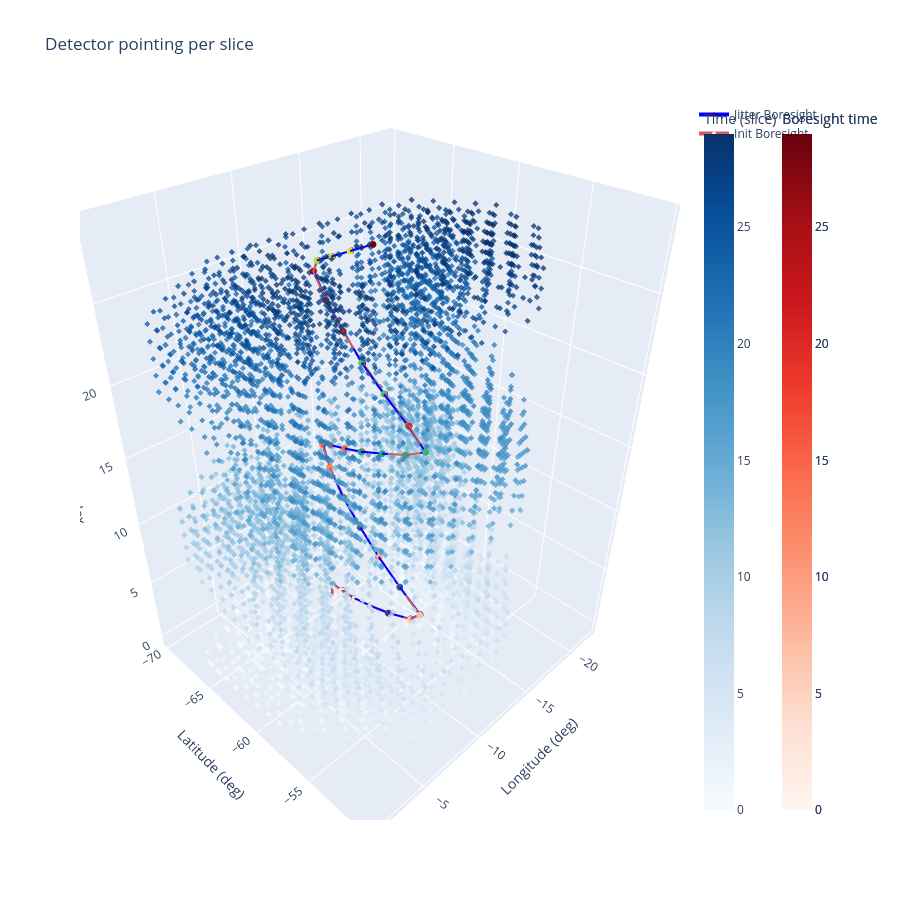

The notebook cell this image was saved under:
### Code cell
n_slices = 30
step_size = 20
boresight_coords = np.zeros((n_slices, 3))
init_boresight_coords = np.zeros((n_slices, 3))
 
fig = go.Figure()
# 3D figure made with the help of Claude AI
for i in range(n_slices):
    slc = slice(100 + step_size * i, 200 + step_size * i, step_size)

    ob_fp = ob.telescope.focalplane

    bquat = np.array(ob.shared[defaults.boresight_radec].data[slc, :])
    qbang = np.zeros((3, bquat.shape[0]), dtype=np.float64)
    qbang[0], qbang[1], qbang[2] = qa.to_lonlat_angles(bquat)
    qbang[0] *= 180.0 / np.pi
    qbang[1] *= 180.0 / np.pi

    boresight_coords[i] = np.array([qbang[0][0], qbang[1][0], i], dtype=float)

    bquat = np.array(init_boreradec[slc, :])
    qbang = np.zeros((3, bquat.shape[0]), dtype=np.float64)
    qbang[0], qbang[1], qbang[2] = qa.to_lonlat_angles(bquat)
    qbang[0] *= 180.0 / np.pi
    qbang[1] *= 180.0 / np.pi

    init_boresight_coords[i] = np.array([qbang[0][0], qbang[1][0], i], dtype=float)


    # Take only the first index
    all_dets = ob.local_detectors
    dets_quats = np.array([ob.detdata["quats_radec"][d][0, :] for d in all_dets])
    det_lon, det_lat, det_psi = qa.to_lonlat_angles(dets_quats)
    det_coords = np.column_stack((det_lon, det_lat))
    # Assume the mid lon/lat is the average of the min and max
    center_coord = (
        np.mean((np.max(det_lon), np.min(det_lon))),
        np.mean((np.max(det_lat), np.min(det_lat))),
    )
    det_radii = calc_radius(det_coords, center_coord)
    max_dist = np.max(det_radii)

    dets = np.array(ob.local_detectors)
    far_dets = dets[det_radii > 0.5 * max_dist]

    qdet = np.array([ob.detdata["quats_radec"][d][slc, :] for d in far_dets])

    n_qdet = len(qdet)
    n_samp = len(qdet[0])
    qdang = np.zeros((n_qdet, 3, n_samp), dtype=np.float64)
    for det in range(n_qdet):
        qdang[det, 0], qdang[det, 1], qdang[det, 2] = qa.to_lonlat_angles(qdet[det])
        qdang[det, 0] *= 180.0 / np.pi
        qdang[det, 1] *= 180.0 / np.pi


    # flatten all far-detectors' points for this slice into a single trace
    xs = qdang[:, 0, :].ravel()
    ys = qdang[:, 1, :].ravel()
    zs = np.full_like(xs, i)

    fig.add_trace(
        go.Scatter3d(
            x=xs,
            y=ys,
            z=zs,
            mode="markers",
            marker=dict(
                size=2,
                symbol='diamond',
                opacity=0.5,
                color=zs,  # color by time (slice index)
                colorscale="Blues",
                cmin=0,
                cmax=n_slices - 1,
                showscale=(i == 0),  # only draw one colorbar, not one per slice
                colorbar=dict(title="Time (slice)", x=1.02) if i == 0 else None,
            ),
            name=f"slice {i}",
            showlegend=False,
        )
    )

bore_x, bore_y, bore_z = boresight_coords[:, 0], boresight_coords[:, 1], boresight_coords[:, 2]
fig.add_trace(
    go.Scatter3d(
        x=bore_x,
        y=bore_y,
        z=bore_z,
        mode="lines+markers",
        line=dict(color="blue", width=4),  # line itself can't take a colorscale
        marker=dict(
            size=4,
            color=bore_z,  # color by time (slice index)
            colorscale="viridis",
            cmin=0,
            cmax=n_slices - 1,
            showscale=True,
            colorbar=dict(title="Boresight time", x=1.15),
        ),
        name="Jitter Boresight",
    )
)

init_bore_x, init_bore_y, init_bore_z = init_boresight_coords[:, 0], init_boresight_coords[:, 1], init_boresight_coords[:, 2]
fig.add_trace(
    go.Scatter3d(
        x=init_bore_x,
        y=init_bore_y,
        z=init_bore_z,
        mode="lines+markers",
        line=dict(color="indianred", width=4),  # line itself can't take a colorscale
        marker=dict(
            size=4,
            color=init_bore_z,  # color by time (slice index)
            colorscale="Reds",
            cmin=0,
            cmax=n_slices - 1,
            showscale=True,
            colorbar=dict(title="Boresight time", x=1.15),
        ),
        name="Init Boresight",
    )
)

fig.update_layout(
    scene=dict(
        xaxis_title="Longitude (deg)",
        yaxis_title="Latitude (deg)",
        zaxis_title="Slice index",
    ),
    width=900,
    height=900,
    title="Detector pointing per slice",
)

fig.write_html("boresight_plot.html")
fig.show()

### Figure 1 — Plotly figure (JSON) as saved in the notebook; plotly's stock layout.template omitted (floating-point values rounded to 4 significant figures; data arrays with more than 128 entries replaced by an {"elided": "..."} marker saying what was removed)
{"data": [{"marker": {"cmax": 29, "cmin": 0, "color": {"elided": "450 float values"}, "colorbar": {"title": {"text": "Time (slice)"}, "x": 1.02}, "colorscale": [[0, "rgb(247,251,255)"], [0.125, "rgb(222,235,247)"], [0.25, "rgb(198,219,239)"], [0.375, "rgb(158,202,225)"], [0.5, "rgb(107,174,214)"], [0.625, "rgb(66,146,198)"], [0.75, "rgb(33,113,181)"], [0.875, "rgb(8,81,156)"], [1, "rgb(8,48,107)"]], "opacity": 0.5, "showscale": true, "size": 2, "symbol": "diamond"}, "mode": "markers", "name": "slice 0", "showlegend": false, "type": "scatter3d", "x": {"elided": "450 float values"}, "y": {"elided": "450 float values"}, "z": {"elided": "450 float values"}}, {"marker": {"cmax": 29, "cmin": 0, "color": {"elided": "450 float values"}, "colorscale": [[0, "rgb(247,251,255)"], [0.125, "rgb(222,235,247)"], [0.25, "rgb(198,219,239)"], [0.375, "rgb(158,202,225)"], [0.5, "rgb(107,174,214)"], [0.625, "rgb(66,146,198)"], [0.75, "rgb(33,113,181)"], [0.875, "rgb(8,81,156)"], [1, "rgb(8,48,107)"]], "opacity": 0.5, "showscale": false, "size": 2, "symbol": "diamond"}, "mode": "markers", "name": "slice 1", "showlegend": false, "type": "scatter3d", "x": {"elided": "450 float values"}, "y": {"elided": "450 float values"}, "z": {"elided": "450 float values"}}, {"marker": {"cmax": 29, "cmin": 0, "color": {"elided": "450 float values"}, "colorscale": [[0, "rgb(247,251,255)"], [0.125, "rgb(222,235,247)"], [0.25, "rgb(198,219,239)"], [0.375, "rgb(158,202,225)"], [0.5, "rgb(107,174,214)"], [0.625, "rgb(66,146,198)"], [0.75, "rgb(33,113,181)"], [0.875, "rgb(8,81,156)"], [1, "rgb(8,48,107)"]], "opacity": 0.5, "showscale": false, "size": 2, "symbol": "diamond"}, "mode": "markers", "name": "slice 2", "showlegend": false, "type": "scatter3d", "x": {"elided": "450 float values"}, "y": {"elided": "450 float values"}, "z": {"elided": "450 float values"}}, {"marker": {"cmax": 29, "cmin": 0, "color": {"elided": "450 float values"}, "colorscale": [[0, "rgb(247,251,255)"], [0.125, "rgb(222,235,247)"], [0.25, "rgb(198,219,239)"], [0.375, "rgb(158,202,225)"], [0.5, "rgb(107,174,214)"], [0.625, "rgb(66,146,198)"], [0.75, "rgb(33,113,181)"], [0.875, "rgb(8,81,156)"], [1, "rgb(8,48,107)"]], "opacity": 0.5, "showscale": false, "size": 2, "symbol": "diamond"}, "mode": "markers", "name": "slice 3", "showlegend": false, "type": "scatter3d", "x": {"elided": "450 float values"}, "y": {"elided": "450 float values"}, "z": {"elided": "450 float values"}}, {"marker": {"cmax": 29, "cmin": 0, "color": {"elided": "450 float values"}, "colorscale": [[0, "rgb(247,251,255)"], [0.125, "rgb(222,235,247)"], [0.25, "rgb(198,219,239)"], [0.375, "rgb(158,202,225)"], [0.5, "rgb(107,174,214)"], [0.625, "rgb(66,146,198)"], [0.75, "rgb(33,113,181)"], [0.875, "rgb(8,81,156)"], [1, "rgb(8,48,107)"]], "opacity": 0.5, "showscale": false, "size": 2, "symbol": "diamond"}, "mode": "markers", "name": "slice 4", "showlegend": false, "type": "scatter3d", "x": {"elided": "450 float values"}, "y": {"elided": "450 float values"}, "z": {"elided": "450 float values"}}, {"marker": {"cmax": 29, "cmin": 0, "color": {"elided": "450 float values"}, "colorscale": [[0, "rgb(247,251,255)"], [0.125, "rgb(222,235,247)"], [0.25, "rgb(198,219,239)"], [0.375, "rgb(158,202,225)"], [0.5, "rgb(107,174,214)"], [0.625, "rgb(66,146,198)"], [0.75, "rgb(33,113,181)"], [0.875, "rgb(8,81,156)"], [1, "rgb(8,48,107)"]], "opacity": 0.5, "showscale": false, "size": 2, "symbol": "diamond"}, "mode": "markers", "name": "slice 5", "showlegend": false, "type": "scatter3d", "x": {"elided": "450 float values"}, "y": {"elided": "450 float values"}, "z": {"elided": "450 float values"}}, {"marker": {"cmax": 29, "cmin": 0, "color": {"elided": "450 float values"}, "colorscale": [[0, "rgb(247,251,255)"], [0.125, "rgb(222,235,247)"], [0.25, "rgb(198,219,239)"], [0.375, "rgb(158,202,225)"], [0.5, "rgb(107,174,214)"], [0.625, "rgb(66,146,198)"], [0.75, "rgb(33,113,181)"], [0.875, "rgb(8,81,156)"], [1, "rgb(8,48,107)"]], "opacity": 0.5, "showscale": false, "size": 2, "symbol": "diamond"}, "mode": "markers", "name": "slice 6", "showlegend": false, "type": "scatter3d", "x": {"elided": "450 float values"}, "y": {"elided": "450 float values"}, "z": {"elided": "450 float values"}}, {"marker": {"cmax": 29, "cmin": 0, "color": {"elided": "450 float values"}, "colorscale": [[0, "rgb(247,251,255)"], [0.125, "rgb(222,235,247)"], [0.25, "rgb(198,219,239)"], [0.375, "rgb(158,202,225)"], [0.5, "rgb(107,174,214)"], [0.625, "rgb(66,146,198)"], [0.75, "rgb(33,113,181)"], [0.875, "rgb(8,81,156)"], [1, "rgb(8,48,107)"]], "opacity": 0.5, "showscale": false, "size": 2, "symbol": "diamond"}, "mode": "markers", "name": "slice 7", "showlegend": false, "type": "scatter3d", "x": {"elided": "450 float values"}, "y": {"elided": "450 float values"}, "z": {"elided": "450 float values"}}, {"marker": {"cmax": 29, "cmin": 0, "color": {"elided": "450 float values"}, "colorscale": [[0, "rgb(247,251,255)"], [0.125, "rgb(222,235,247)"], [0.25, "rgb(198,219,239)"], [0.375, "rgb(158,202,225)"], [0.5, "rgb(107,174,214)"], [0.625, "rgb(66,146,198)"], [0.75, "rgb(33,113,181)"], [0.875, "rgb(8,81,156)"], [1, "rgb(8,48,107)"]], "opacity": 0.5, "showscale": false, "size": 2, "symbol": "diamond"}, "mode": "markers", "name": "slice 8", "showlegend": false, "type": "scatter3d", "x": {"elided": "450 float values"}, "y": {"elided": "450 float values"}, "z": {"elided": "450 float values"}}, {"marker": {"cmax": 29, "cmin": 0, "color": {"elided": "450 float values"}, "colorscale": [[0, "rgb(247,251,255)"], [0.125, "rgb(222,235,247)"], [0.25, "rgb(198,219,239)"], [0.375, "rgb(158,202,225)"], [0.5, "rgb(107,174,214)"], [0.625, "rgb(66,146,198)"], [0.75, "rgb(33,113,181)"], [0.875, "rgb(8,81,156)"], [1, "rgb(8,48,107)"]], "opacity": 0.5, "showscale": false, "size": 2, "symbol": "diamond"}, "mode": "markers", "name": "slice 9", "showlegend": false, "type": "scatter3d", "x": {"elided": "450 float values"}, "y": {"elided": "450 float values"}, "z": {"elided": "450 float values"}}, {"marker": {"cmax": 29, "cmin": 0, "color": {"elided": "450 float values"}, "colorscale": [[0, "rgb(247,251,255)"], [0.125, "rgb(222,235,247)"], [0.25, "rgb(198,219,239)"], [0.375, "rgb(158,202,225)"], [0.5, "rgb(107,174,214)"], [0.625, "rgb(66,146,198)"], [0.75, "rgb(33,113,181)"], [0.875, "rgb(8,81,156)"], [1, "rgb(8,48,107)"]], "opacity": 0.5, "showscale": false, "size": 2, "symbol": "diamond"}, "mode": "markers", "name": "slice 10", "showlegend": false, "type": "scatter3d", "x": {"elided": "450 float values"}, "y": {"elided": "450 float values"}, "z": {"elided": "450 float values"}}, {"marker": {"cmax": 29, "cmin": 0, "color": {"elided": "450 float values"}, "colorscale": [[0, "rgb(247,251,255)"], [0.125, "rgb(222,235,247)"], [0.25, "rgb(198,219,239)"], [0.375, "rgb(158,202,225)"], [0.5, "rgb(107,174,214)"], [0.625, "rgb(66,146,198)"], [0.75, "rgb(33,113,181)"], [0.875, "rgb(8,81,156)"], [1, "rgb(8,48,107)"]], "opacity": 0.5, "showscale": false, "size": 2, "symbol": "diamond"}, "mode": "markers", "name": "slice 11", "showlegend": false, "type": "scatter3d", "x": {"elided": "450 float values"}, "y": {"elided": "450 float values"}, "z": {"elided": "450 float values"}}, {"marker": {"cmax": 29, "cmin": 0, "color": {"elided": "450 float values"}, "colorscale": [[0, "rgb(247,251,255)"], [0.125, "rgb(222,235,247)"], [0.25, "rgb(198,219,239)"], [0.375, "rgb(158,202,225)"], [0.5, "rgb(107,174,214)"], [0.625, "rgb(66,146,198)"], [0.75, "rgb(33,113,181)"], [0.875, "rgb(8,81,156)"], [1, "rgb(8,48,107)"]], "opacity": 0.5, "showscale": false, "size": 2, "symbol": "diamond"}, "mode": "markers", "name": "slice 12", "showlegend": false, "type": "scatter3d", "x": {"elided": "450 float values"}, "y": {"elided": "450 float values"}, "z": {"elided": "450 float values"}}, {"marker": {"cmax": 29, "cmin": 0, "color": {"elided": "450 float values"}, "colorscale": [[0, "rgb(247,251,255)"], [0.125, "rgb(222,235,247)"], [0.25, "rgb(198,219,239)"], [0.375, "rgb(158,202,225)"], [0.5, "rgb(107,174,214)"], [0.625, "rgb(66,146,198)"], [0.75, "rgb(33,113,181)"], [0.875, "rgb(8,81,156)"], [1, "rgb(8,48,107)"]], "opacity": 0.5, "showscale": false, "size": 2, "symbol": "diamond"}, "mode": "markers", "name": "slice 13", "showlegend": false, "type": "scatter3d", "x": {"elided": "450 float values"}, "y": {"elided": "450 float values"}, "z": {"elided": "450 float values"}}, {"marker": {"cmax": 29, "cmin": 0, "color": {"elided": "450 float values"}, "colorscale": [[0, "rgb(247,251,255)"], [0.125, "rgb(222,235,247)"], [0.25, "rgb(198,219,239)"], [0.375, "rgb(158,202,225)"], [0.5, "rgb(107,174,214)"], [0.625, "rgb(66,146,198)"], [0.75, "rgb(33,113,181)"], [0.875, "rgb(8,81,156)"], [1, "rgb(8,48,107)"]], "opacity": 0.5, "showscale": false, "size": 2, "symbol": "diamond"}, "mode": "markers", "name": "slice 14", "showlegend": false, "type": "scatter3d", "x": {"elided": "450 float values"}, "y": {"elided": "450 float values"}, "z": {"elided": "450 float values"}}, {"marker": {"cmax": 29, "cmin": 0, "color": {"elided": "450 float values"}, "colorscale": [[0, "rgb(247,251,255)"], [0.125, "rgb(222,235,247)"], [0.25, "rgb(198,219,239)"], [0.375, "rgb(158,202,225)"], [0.5, "rgb(107,174,214)"], [0.625, "rgb(66,146,198)"], [0.75, "rgb(33,113,181)"], [0.875, "rgb(8,81,156)"], [1, "rgb(8,48,107)"]], "opacity": 0.5, "showscale": false, "size": 2, "symbol": "diamond"}, "mode": "markers", "name": "slice 15", "showlegend": false, "type": "scatter3d", "x": {"elided": "450 float values"}, "y": {"elided": "450 float values"}, "z": {"elided": "450 float values"}}, {"marker": {"cmax": 29, "cmin": 0, "color": {"elided": "450 float values"}, "colorscale": [[0, "rgb(247,251,255)"], [0.125, "rgb(222,235,247)"], [0.25, "rgb(198,219,239)"], [0.375, "rgb(158,202,225)"], [0.5, "rgb(107,174,214)"], [0.625, "rgb(66,146,198)"], [0.75, "rgb(33,113,181)"], [0.875, "rgb(8,81,156)"], [1, "rgb(8,48,107)"]], "opacity": 0.5, "showscale": false, "size": 2, "symbol": "diamond"}, "mode": "markers", "name": "slice 16", "showlegend": false, "type": "scatter3d", "x": {"elided": "450 float values"}, "y": {"elided": "450 float values"}, "z": {"elided": "450 float values"}}, {"marker": {"cmax": 29, "cmin": 0, "color": {"elided": "450 float values"}, "colorscale": [[0, "rgb(247,251,255)"], [0.125, "rgb(222,235,247)"], [0.25, "rgb(198,219,239)"], [0.375, "rgb(158,202,225)"], [0.5, "rgb(107,174,214)"], [0.625, "rgb(66,146,198)"], [0.75, "rgb(33,113,181)"], [0.875, "rgb(8,81,156)"], [1, "rgb(8,48,107)"]], "opacity": 0.5, "showscale": false, "size": 2, "symbol": "diamond"}, "mode": "markers", "name": "slice 17", "showlegend": false, "type": "scatter3d", "x": {"elided": "450 float values"}, "y": {"elided": "450 float values"}, "z": {"elided": "450 float values"}}, {"marker": {"cmax": 29, "cmin": 0, "color": {"elided": "450 float values"}, "colorscale": [[0, "rgb(247,251,255)"], [0.125, "rgb(222,235,247)"], [0.25, "rgb(198,219,239)"], [0.375, "rgb(158,202,225)"], [0.5, "rgb(107,174,214)"], [0.625, "rgb(66,146,198)"], [0.75, "rgb(33,113,181)"], [0.875, "rgb(8,81,156)"], [1, "rgb(8,48,107)"]], "opacity": 0.5, "showscale": false, "size": 2, "symbol": "diamond"}, "mode": "markers", "name": "slice 18", "showlegend": false, "type": "scatter3d", "x": {"elided": "450 float values"}, "y": {"elided": "450 float values"}, "z": {"elided": "450 float values"}}, {"marker": {"cmax": 29, "cmin": 0, "color": {"elided": "450 float values"}, "colorscale": [[0, "rgb(247,251,255)"], [0.125, "rgb(222,235,247)"], [0.25, "rgb(198,219,239)"], [0.375, "rgb(158,202,225)"], [0.5, "rgb(107,174,214)"], [0.625, "rgb(66,146,198)"], [0.75, "rgb(33,113,181)"], [0.875, "rgb(8,81,156)"], [1, "rgb(8,48,107)"]], "opacity": 0.5, "showscale": false, "size": 2, "symbol": "diamond"}, "mode": "markers", "name": "slice 19", "showlegend": false, "type": "scatter3d", "x": {"elided": "450 float values"}, "y": {"elided": "450 float values"}, "z": {"elided": "450 float values"}}, {"marker": {"cmax": 29, "cmin": 0, "color": {"elided": "450 float values"}, "colorscale": [[0, "rgb(247,251,255)"], [0.125, "rgb(222,235,247)"], [0.25, "rgb(198,219,239)"], [0.375, "rgb(158,202,225)"], [0.5, "rgb(107,174,214)"], [0.625, "rgb(66,146,198)"], [0.75, "rgb(33,113,181)"], [0.875, "rgb(8,81,156)"], [1, "rgb(8,48,107)"]], "opacity": 0.5, "showscale": false, "size": 2, "symbol": "diamond"}, "mode": "markers", "name": "slice 20", "showlegend": false, "type": "scatter3d", "x": {"elided": "450 float values"}, "y": {"elided": "450 float values"}, "z": {"elided": "450 float values"}}, {"marker": {"cmax": 29, "cmin": 0, "color": {"elided": "450 float values"}, "colorscale": [[0, "rgb(247,251,255)"], [0.125, "rgb(222,235,247)"], [0.25, "rgb(198,219,239)"], [0.375, "rgb(158,202,225)"], [0.5, "rgb(107,174,214)"], [0.625, "rgb(66,146,198)"], [0.75, "rgb(33,113,181)"], [0.875, "rgb(8,81,156)"], [1, "rgb(8,48,107)"]], "opacity": 0.5, "showscale": false, "size": 2, "symbol": "diamond"}, "mode": "markers", "name": "slice 21", "showlegend": false, "type": "scatter3d", "x": {"elided": "450 float values"}, "y": {"elided": "450 float values"}, "z": {"elided": "450 float values"}}, {"marker": {"cmax": 29, "cmin": 0, "color": {"elided": "450 float values"}, "colorscale": [[0, "rgb(247,251,255)"], [0.125, "rgb(222,235,247)"], [0.25, "rgb(198,219,239)"], [0.375, "rgb(158,202,225)"], [0.5, "rgb(107,174,214)"], [0.625, "rgb(66,146,198)"], [0.75, "rgb(33,113,181)"], [0.875, "rgb(8,81,156)"], [1, "rgb(8,48,107)"]], "opacity": 0.5, "showscale": false, "size": 2, "symbol": "diamond"}, "mode": "markers", "name": "slice 22", "showlegend": false, "type": "scatter3d", "x": {"elided": "450 float values"}, "y": {"elided": "450 float values"}, "z": {"elided": "450 float values"}}, {"marker": {"cmax": 29, "cmin": 0, "color": {"elided": "450 float values"}, "colorscale": [[0, "rgb(247,251,255)"], [0.125, "rgb(222,235,247)"], [0.25, "rgb(198,219,239)"], [0.375, "rgb(158,202,225)"], [0.5, "rgb(107,174,214)"], [0.625, "rgb(66,146,198)"], [0.75, "rgb(33,113,181)"], [0.875, "rgb(8,81,156)"], [1, "rgb(8,48,107)"]], "opacity": 0.5, "showscale": false, "size": 2, "symbol": "diamond"}, "mode": "markers", "name": "slice 23", "showlegend": false, "type": "scatter3d", "x": {"elided": "450 float values"}, "y": {"elided": "450 float values"}, "z": {"elided": "450 float values"}}, {"marker": {"cmax": 29, "cmin": 0, "color": {"elided": "450 float values"}, "colorscale": [[0, "rgb(247,251,255)"], [0.125, "rgb(222,235,247)"], [0.25, "rgb(198,219,239)"], [0.375, "rgb(158,202,225)"], [0.5, "rgb(107,174,214)"], [0.625, "rgb(66,146,198)"], [0.75, "rgb(33,113,181)"], [0.875, "rgb(8,81,156)"], [1, "rgb(8,48,107)"]], "opacity": 0.5, "showscale": false, "size": 2, "symbol": "diamond"}, "mode": "markers", "name": "slice 24", "showlegend": false, "type": "scatter3d", "x": {"elided": "450 float values"}, "y": {"elided": "450 float values"}, "z": {"elided": "450 float values"}}, {"marker": {"cmax": 29, "cmin": 0, "color": {"elided": "450 float values"}, "colorscale": [[0, "rgb(247,251,255)"], [0.125, "rgb(222,235,247)"], [0.25, "rgb(198,219,239)"], [0.375, "rgb(158,202,225)"], [0.5, "rgb(107,174,214)"], [0.625, "rgb(66,146,198)"], [0.75, "rgb(33,113,181)"], [0.875, "rgb(8,81,156)"], [1, "rgb(8,48,107)"]], "opacity": 0.5, "showscale": false, "size": 2, "symbol": "diamond"}, "mode": "markers", "name": "slice 25", "showlegend": false, "type": "scatter3d", "x": {"elided": "450 float values"}, "y": {"elided": "450 float values"}, "z": {"elided": "450 float values"}}, {"marker": {"cmax": 29, "cmin": 0, "color": {"elided": "450 float values"}, "colorscale": [[0, "rgb(247,251,255)"], [0.125, "rgb(222,235,247)"], [0.25, "rgb(198,219,239)"], [0.375, "rgb(158,202,225)"], [0.5, "rgb(107,174,214)"], [0.625, "rgb(66,146,198)"], [0.75, "rgb(33,113,181)"], [0.875, "rgb(8,81,156)"], [1, "rgb(8,48,107)"]], "opacity": 0.5, "showscale": false, "size": 2, "symbol": "diamond"}, "mode": "markers", "name": "slice 26", "showlegend": false, "type": "scatter3d", "x": {"elided": "450 float values"}, "y": {"elided": "450 float values"}, "z": {"elided": "450 float values"}}, {"marker": {"cmax": 29, "cmin": 0, "color": {"elided": "450 float values"}, "colorscale": [[0, "rgb(247,251,255)"], [0.125, "rgb(222,235,247)"], [0.25, "rgb(198,219,239)"], [0.375, "rgb(158,202,225)"], [0.5, "rgb(107,174,214)"], [0.625, "rgb(66,146,198)"], [0.75, "rgb(33,113,181)"], [0.875, "rgb(8,81,156)"], [1, "rgb(8,48,107)"]], "opacity": 0.5, "showscale": false, "size": 2, "symbol": "diamond"}, "mode": "markers", "name": "slice 27", "showlegend": false, "type": "scatter3d", "x": {"elided": "450 float values"}, "y": {"elided": "450 float values"}, "z": {"elided": "450 float values"}}, {"marker": {"cmax": 29, "cmin": 0, "color": {"elided": "450 float values"}, "colorscale": [[0, "rgb(247,251,255)"], [0.125, "rgb(222,235,247)"], [0.25, "rgb(198,219,239)"], [0.375, "rgb(158,202,225)"], [0.5, "rgb(107,174,214)"], [0.625, "rgb(66,146,198)"], [0.75, "rgb(33,113,181)"], [0.875, "rgb(8,81,156)"], [1, "rgb(8,48,107)"]], "opacity": 0.5, "showscale": false, "size": 2, "symbol": "diamond"}, "mode": "markers", "name": "slice 28", "showlegend": false, "type": "scatter3d", "x": {"elided": "450 float values"}, "y": {"elided": "450 float values"}, "z": {"elided": "450 float values"}}, {"marker": {"cmax": 29, "cmin": 0, "color": {"elided": "450 float values"}, "colorscale": [[0, "rgb(247,251,255)"], [0.125, "rgb(222,235,247)"], [0.25, "rgb(198,219,239)"], [0.375, "rgb(158,202,225)"], [0.5, "rgb(107,174,214)"], [0.625, "rgb(66,146,198)"], [0.75, "rgb(33,113,181)"], [0.875, "rgb(8,81,156)"], [1, "rgb(8,48,107)"]], "opacity": 0.5, "showscale": false, "size": 2, "symbol": "diamond"}, "mode": "markers", "name": "slice 29", "showlegend": false, "type": "scatter3d", "x": {"elided": "450 float values"}, "y": {"elided": "450 float values"}, "z": {"elided": "450 float values"}}, {"line": {"color": "blue", "width": 4}, "marker": {"cmax": 29, "cmin": 0, "color": [0.0, 1.0, 2.0, 3.0, 4.0, 5.0, 6.0, 7.0, 8.0, 9.0, 10.0, 11.0, 12.0, 13.0, 14.0, 15.0, 16.0, 17.0, 18.0, 19.0, 20.0, 21.0, 22.0, 23.0, 24.0, 25.0, 26.0, 27.0, 28.0, 29.0], "colorbar": {"title": {"text": "Boresight time"}, "x": 1.15}, "colorscale": [[0, "#440154"], [0.1111, "#482878"], [0.2222, "#3e4989"], [0.3333, "#31688e"], [0.4444, "#26828e"], [0.5556, "#1f9e89"], [0.6667, "#35b779"], [0.7778, "#6ece58"], [0.8889, "#b5de2b"], [1, "#fde725"]], "showscale": true, "size": 4}, "mode": "lines+markers", "name": "Jitter Boresight", "type": "scatter3d", "x": [-11.47, -11.59, -10.92, -10.29, -9.847, -9.501, -9.405, -9.357, -9.424, -9.653, -9.995, -10.45, -11.14, -11.64, -10.97, -10.36, -9.817, -9.537, -9.338, -9.186, -9.245, -9.443, -9.739, -10.26, -10.83, -11.54, -11.07, -10.39, -9.883, -9.54], "y": [-65.01, -65.27, -63.31, -61.37, -59.38, -57.39, -55.38, -54.58, -56.35, -58.4, -60.38, -62.36, -64.36, -65.5, -63.98, -62.01, -60.01, -58.0, -55.97, -54.46, -55.8, -57.77, -59.77, -61.71, -63.7, -65.47, -64.63, -62.63, -60.63, -58.65], "z": [0.0, 1.0, 2.0, 3.0, 4.0, 5.0, 6.0, 7.0, 8.0, 9.0, 10.0, 11.0, 12.0, 13.0, 14.0, 15.0, 16.0, 17.0, 18.0, 19.0, 20.0, 21.0, 22.0, 23.0, 24.0, 25.0, 26.0, 27.0, 28.0, 29.0]}, {"line": {"color": "indianred", "width": 4}, "marker": {"cmax": 29, "cmin": 0, "color": [0.0, 1.0, 2.0, 3.0, 4.0, 5.0, 6.0, 7.0, 8.0, 9.0, 10.0, 11.0, 12.0, 13.0, 14.0, 15.0, 16.0, 17.0, 18.0, 19.0, 20.0, 21.0, 22.0, 23.0, 24.0, 25.0, 26.0, 27.0, 28.0, 29.0], "colorbar": {"title": {"text": "Boresight time"}, "x": 1.15}, "colorscale": [[0, "rgb(255,245,240)"], [0.125, "rgb(254,224,210)"], [0.25, "rgb(252,187,161)"], [0.375, "rgb(252,146,114)"], [0.5, "rgb(251,106,74)"], [0.625, "rgb(239,59,44)"], [0.75, "rgb(203,24,29)"], [0.875, "rgb(165,15,21)"], [1, "rgb(103,0,13)"]], "showscale": true, "size": 4}, "mode": "lines+markers", "name": "Init Boresight", "type": "scatter3d", "x": [-11.48, -11.59, -10.86, -10.29, -9.868, -9.564, -9.362, -9.301, -9.433, -9.669, -10.01, -10.49, -11.13, -11.61, -10.98, -10.35, -9.886, -9.547, -9.314, -9.194, -9.275, -9.479, -9.787, -10.22, -10.8, -11.48, -11.11, -10.43, -9.918, -9.54], "y": [-64.97, -65.25, -63.32, -61.34, -59.35, -57.36, -55.36, -54.56, -56.38, -58.38, -60.37, -62.36, -64.34, -65.53, -63.96, -61.98, -59.99, -58.0, -56.0, -54.46, -55.74, -57.74, -59.73, -61.72, -63.7, -65.46, -64.59, -62.61, -60.63, -58.64], "z": [0.0, 1.0, 2.0, 3.0, 4.0, 5.0, 6.0, 7.0, 8.0, 9.0, 10.0, 11.0, 12.0, 13.0, 14.0, 15.0, 16.0, 17.0, 18.0, 19.0, 20.0, 21.0, 22.0, 23.0, 24.0, 25.0, 26.0, 27.0, 28.0, 29.0]}], "layout": {"height": 900, "scene": {"xaxis": {"title": {"text": "Longitude (deg)"}}, "yaxis": {"title": {"text": "Latitude (deg)"}}, "zaxis": {"title": {"text": "Slice index"}}}, "title": {"text": "Detector pointing per slice"}, "width": 900}}
